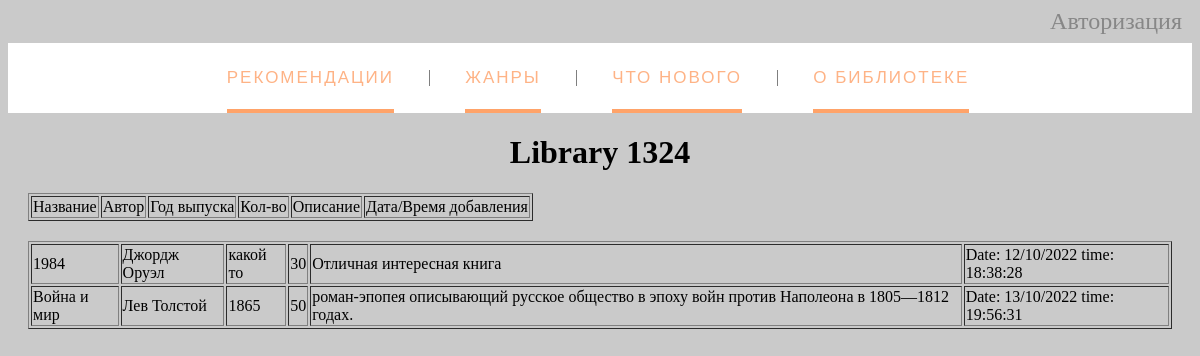
Page /booklist on the committed database.
### tables this page shows
CREATE TABLE mainmenu (
id integer PRIMARY KEY AUTOINCREMENT,
title next NOT NULL,
url text NOT NULL
);

CREATE TABLE "books" (
	"id"	integer,
	"btitle"	text NOT NULL,
	"author"	text NOT NULL,
	"year"	integer NOT NULL,
	"number"	integer NOT NULL,
	"descript"	text NOT NULL,
	"dt_string"	text NOT NULL,
	PRIMARY KEY("id" AUTOINCREMENT)
);

### flsite.py (the view)
@app.route('/booklist', methods=["POST", "GET"])
def booklist():
    db = get_db()
    dbase = FDataBase(db)
    cur = db.cursor()
    sql = """SELECT * FROM books"""
    print(sql)
    cur.execute(sql)
    results = cur.fetchall()
    return render_template('booklist.html', menu=dbase.getMenu(), restrictions=results)

### FDataBase.py (called while the page is built)
    def getMenu(self):
        sql = '''SELECT * FROM mainmenu'''
        try:
            self.__cur.execute(sql)
            res = self.__cur.fetchall()
            if res:
                return res
        except:
            print('Ошибка чтения БД')
        return []

### flsite.py (called while the page is built)
def connect_db():
    conn = sqlite3.connect(app.config['DATABASE'])
    conn.row_factory = sqlite3.Row
    return conn

def get_db():
    if not hasattr(g, 'link_dv'):
        g.link_db = connect_db()
    return g.link_db

@app.teardown_appcontext
def closed_db(error):
    if hasattr(g, 'link_db'):
        g.link_db.close()

### templates/booklist.html (shortened to what this page needs)
{% extends 'base.html' %}
{% block content %}
{{ super() }}
<table border="1px" align="center">
    <tr>
        <td>Название</td>
        <td>Автор</td>
        <td>Год выпуска</td>
        <td>Кол-во</td>
        <td>Описание</td>
        <td>Дата/Время добавления</td>
    </tr>
</table>
<table border="1px" align="center">
{% for row in restrictions %}
    <tr>
        <td>{{row["btitle"]}}</td>
        <td>{{row["author"]}}</td>
        <td>{{row["year"]}}</td>
        <td>{{row["number"]}}</td>
        <td>{{row["descript"]}}</td>
        <td>{{row["dt_string"]}}</td>
    </tr>
{% endfor %}
</table>
{% endblock %}

### templates/base.html (shortened to what this page needs)
<!DOCTYPE html>
<html lang="ru">
<head>
    <link rel="stylesheet" href ="{{ url_for('static', filename='styles.css' )}}" type="text/css" >
</head>
<body>
    <div class="login"><a href="auth">Авторизация</a></div>
    <nav>
        {% block content -%}
            {%- block menu_main -%}
        <ul class="menu-main" >
            {% for m in menu %}
            <li><a href="{{m.url}}" class="current">{{m.title}}</a></li>
            {% endfor %}
        </ul>
            {% endblock menu_main -%}
    </nav>
    <div class="content">
        {% if title -%}
    <h1 class="title">{{title}}</h1>
        {% else -%}
    <h1 class="title">Library 1324</h1>
        {% endif %}
        {% endblock -%}
    </div>
</body>
</html>

### static/styles.css (style rules this page uses)
body { background: rgb(202, 202, 202); }
.menu-main { list-style: none; margin: 8px 0 5px; padding: 25px 0 5px; text-align: center; background: white; }
.menu-main li { display: inline-block; }
.menu-main li:after { content: "|"; color: #606060; display: inline-block; vertical-align:top; }
.menu-main li:last-child:after { content: none; }
.menu-main a { text-decoration: none; font-family: 'Ubuntu Condensed', sans-serif; letter-spacing: 2px; position: relative; padding-bottom: 20px; margin: 0 34px 0 30px; font-size: 17px; text-transform: uppercase; display: inline-block; transition: color .2s; }
.menu-main a, .menu-main a:visited { color: #9d999d; }
.menu-main a.current, .menu-main a:hover { color: #feb386; }
.menu-main a:before, .menu-main a:after { content: ""; position: absolute; height: 4px; top: auto; right: 50%; bottom: -5px; left: 50%; background: #ffa369; transition: .8s; }
.menu-main .current:before { left: 0; }
.menu-main .current:after { right: 0; }
.login { text-align: right; margin-right: 10px; font-size: 18pt; }
.login a { text-decoration: none; color: rgb(135, 135, 135); }
.title { text-align: center; }

### templates/booklist.html (style rules this page uses)
li { display: inline-block; }
table { margin: 20px; }

### rows in the picture
mainmenu: title "РЕКОМЕНДАЦИИ"
mainmenu: title "ЖАНРЫ"
mainmenu: title "ЧТО НОВОГО"
mainmenu: title "О БИБЛИОТЕКЕ"
books: btitle "1984", author "Джордж Оруэл", year "какой то", number "30", descript "Отличная интересная книга", dt_string "Date: 12/10/2022 time: 18:38:28"
books: btitle "Война и мир", author "Лев Толстой", year "1865", number "50", descript "роман-эпопея описывающий русское общество в эпоху войн против Наполеона в 1805—1812 годах.", dt_string "Date: 13/10/2022 time: 19:56:31"
